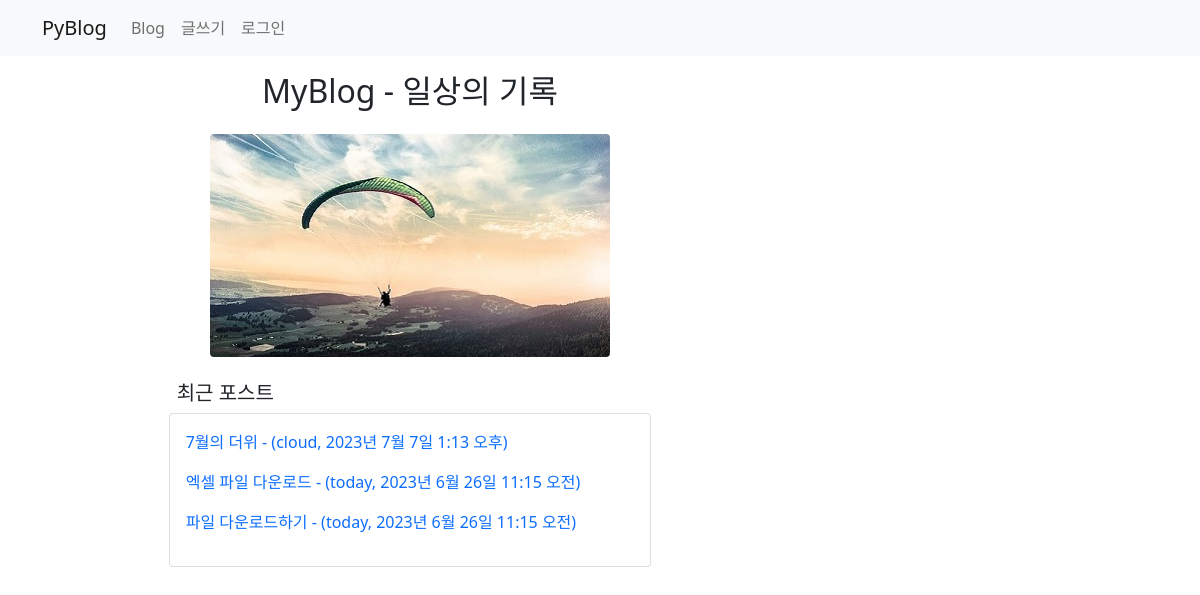
The app's page /, older data.
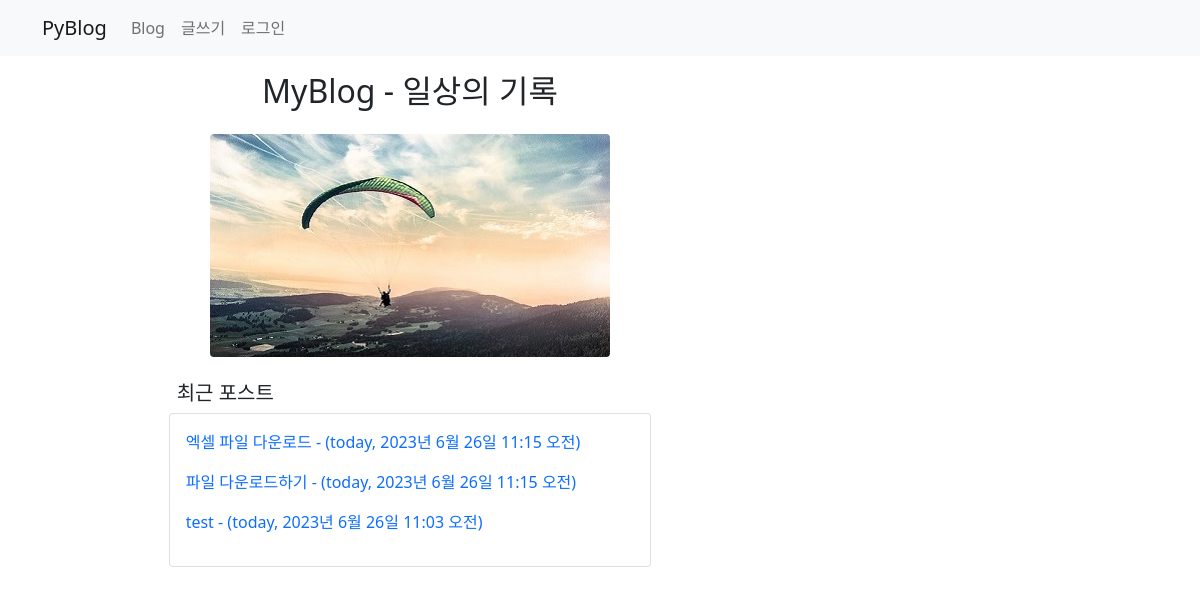
The same page, newer data.
### blog/models.py (models this page shows, shortened)
class Post(models.Model):
    author = models.ForeignKey(User, on_delete=models.CASCADE)
    title = models.CharField(max_length=100)  #제목
    content = models.TextField()              #내용
    pub_date = models.DateTimeField()         #발행일
    modify_date = models.DateTimeField(null=True, blank=True) #입력 폼이 비어도 됨
    photo = models.ImageField(upload_to='blog/images/%Y/%m/%d/',
                    null=True, blank=True)  #null 허용, 파일을 첨부하지 않을수 있음
    file = models.FileField(upload_to='blog/files/%Y/%m/%d/',
                    null=True, blank=True)
    category = models.ForeignKey(Category, null=True, blank=True,
                    on_delete=models.SET_NULL)

### blog/views.py (the view)
# urls.py: path('', views.index), #http://127.0.0.1:8000/
def index(request):
    new_post = Post.objects.order_by('-pub_date')[0:3]
    context = {'new_post': new_post,}
    return render(request, 'blog/index.html', context)

### templates/blog/index.html (shortened to what this page needs)
<!DOCTYPE html>
<html lang="ko">
{% load static %}
<head>
    <link rel="stylesheet" href="{% static 'blog/css/bootstrap.css' %}">
    <link rel="stylesheet" href="{% static 'blog/css/style.css' %}">
</head>
<body>
{% include 'navbar.html' %}
<div class="container my-3">
    <div class="row">
        <div class="col-8">
           <h2 class="text-center">MyBlog - 일상의 기록</h2>
            <div class="my-4 text-center">
                <img class="rounded-2"
                    src="{% static 'blog/images/activity.jpg' %}" alt="패러글라이딩">
                <div class="row">
                    <div class="col-2"></div>
                    <div class="col-8 text-start">
                        <h5 class="mt-4 px-2">최근 포스트</h5>
                        <div class="card">
                            <div class="card-body">
                                {% for post in new_post %}
                                    <p>
                                        <a href="{% url 'blog:detail' post.id %}">
                                            {{ post.title }} -
                                            ({{ post.author }}, {{ post.pub_date}})
                                        </a>
                                    </p>
                                {% endfor %}
                            </div>
                        </div>
                    </div>
                </div>
            </div>
        </div>
    </div>
</div>
</body>
</html>

Row changes from the older to the newer data that the page shows:
removed Post: title "7월의 더위", author "cloud", pub_date "2023년 7월 7일 1:13 오후"
now on this page (row unchanged): Post: title "test", author "today", pub_date "2023년 6월 26일 11:03 오전"
